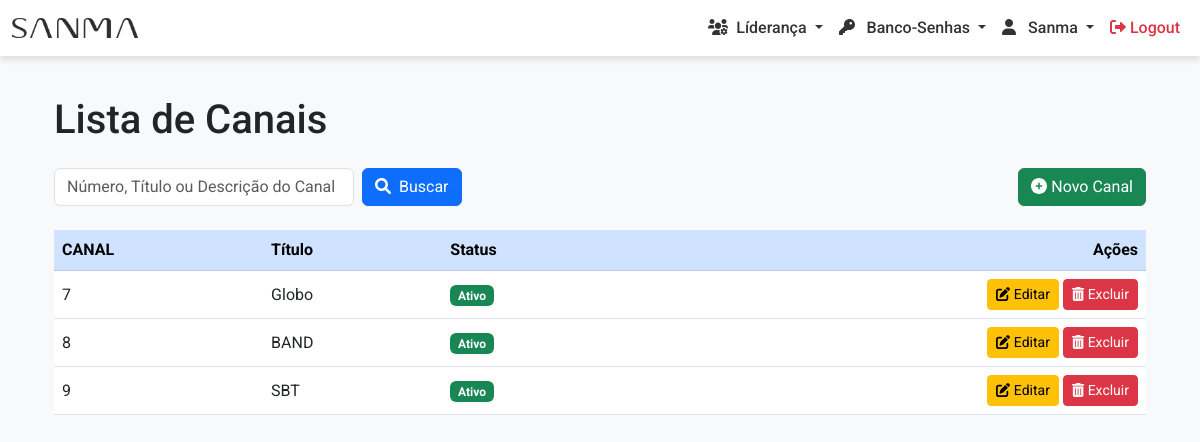
The app's page /canais/canais/ (signed in) with its own data.
### canais/models.py (models this page shows, shortened)
class Canal(models.Model):
    numero = models.IntegerField()
    titulo = models.CharField(max_length=100)
    status = models.BooleanField(default=True)  #true = ativo false inativo.

### canais/views.py (the view)
# urls.py: path('canais/', views.listar_canais, name='listar_canais'),
@login_required
def listar_canais(request):
    search = request.GET.get('search', '').strip()
    if search:
        canais = Canal.objects.filter(
            Q(titulo__icontains=search) | Q(numero__icontains=search)
        )
    else:
        canais = Canal.objects.all()
    context = {
        'canais': canais,
        'request': request,
    }
    return render(request, 'canais/canais/listar_canais.html', context)

### templates/canais/canais/listar_canais.html (shortened to what this page needs)
{% extends 'core/base.html' %}
{% load static %}
{% block content %}
<div class="container mt-4">
    <h1 class="mb-4">Lista de Canais</h1>
    <form method="get" action="{% url 'listar_canais' %}" class="d-flex flex-wrap justify-content-between align-items-center mb-4">
        <div class="d-flex align-items-center">
            <input type="text" name="search" placeholder="Número, Título ou Descrição do Canal" value="{{ request.GET.search }}" class="form-control me-2" style="width: 300px;">
            <button type="submit" class="btn btn-primary">
                <i class="fas fa-search me-1"></i> Buscar
            </button>
        </div>
        <a href="{% url 'criar_canal' %}" class="btn btn-success">
            <i class="fas fa-plus-circle me-1"></i>Novo Canal
        </a>
    </form>
    <div class="table-responsive">
        <table class="table table-hover align-middle">
            <thead class="table-primary">
                <tr>
                    <th scope="col">CANAL</th>
                    <th scope="col">Título</th>
                    <th scope="col">Status</th>
                    <th scope="col" class="text-end">Ações</th>
                </tr>
            </thead>
            <tbody>
                {% for canal in canais %}
                    <tr>
                        <td>{{ canal.numero }}</td>
                        <td>{{ canal.titulo }}</td>
                        <td>
                            {% if canal.status %}
                                <span class="badge bg-success">Ativo</span>
                            {% else %}
                                <span class="badge bg-danger">Inativo</span>
                            {% endif %}
                        </td>
                        <td class="text-end">
                            <a href="{% url 'editar_canal' canal.id %}" class="btn btn-sm btn-warning">
                                <i class="fas fa-edit"></i> Editar
                            </a>
                            <a href="{% url 'excluir_canal' canal.id %}" class="btn btn-sm btn-danger">
                                <i class="fas fa-trash-alt"></i> Excluir
                            </a>
                        </td>
                    </tr>
                {% empty %}
                    <tr>
                        <td colspan="4" class="text-center">Nenhum canal encontrado.</td>
                    </tr>
                {% endfor %}
            </tbody>
        </table>
    </div>
</div>
{% endblock %}

### static/css/base.css (style rules this page uses)
body { font-family: 'Roboto', sans-serif; background-color: #f8f9fa; padding-top: 72px; }
.container { margin-top: 20px; }

### records on screen
Canal: numero "7", titulo "Globo", status "Ativo"
Canal: numero "8", titulo "BAND", status "Ativo"
Canal: numero "9", titulo "SBT", status "Ativo"
